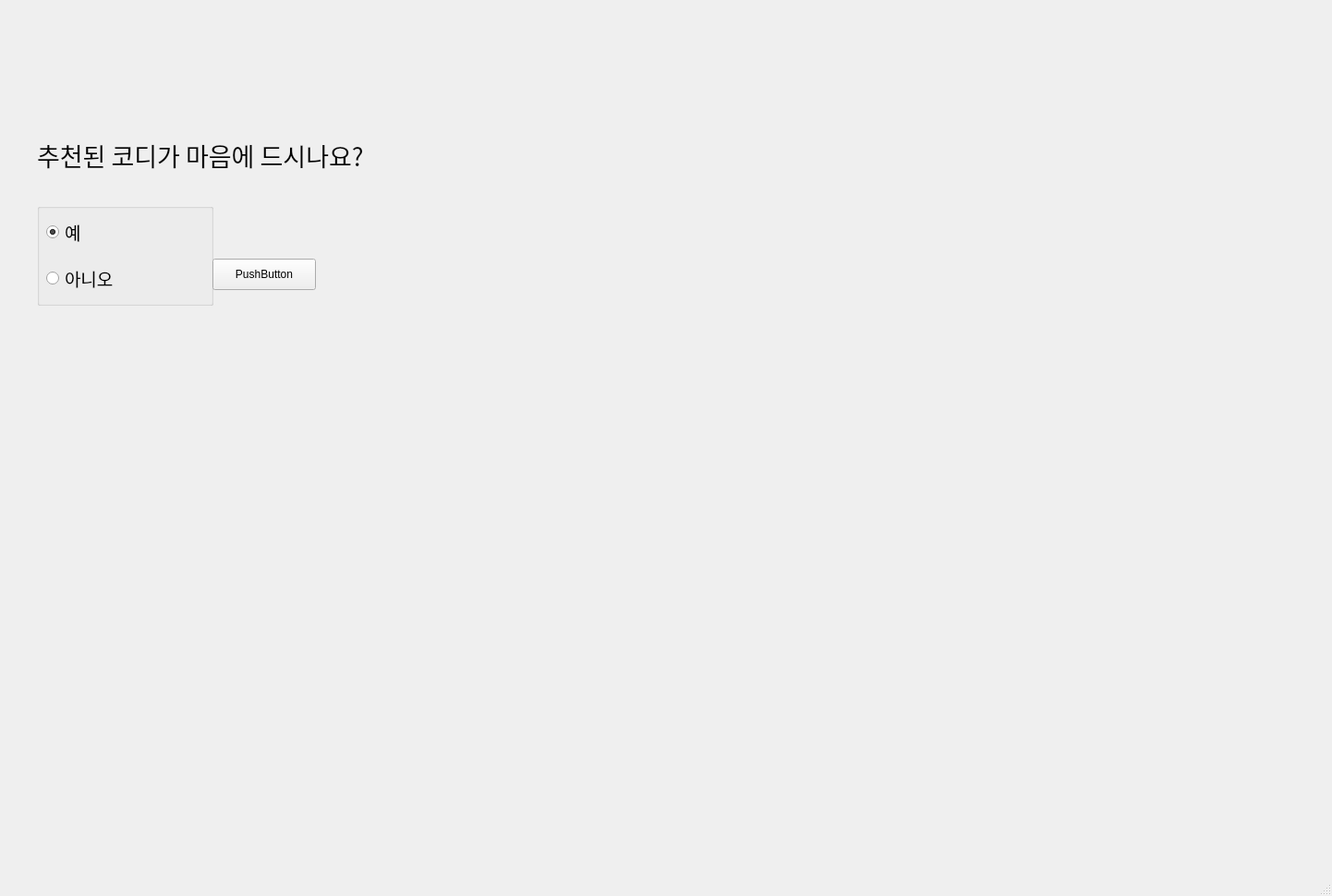
<?xml version="1.0" encoding="UTF-8"?>
<ui version="4.0">
 <class>MainWindow</class>
 <widget class="QMainWindow" name="MainWindow">
  <property name="geometry">
   <rect>
    <x>0</x>
    <y>0</y>
    <width>1442</width>
    <height>970</height>
   </rect>
  </property>
  <property name="windowTitle">
   <string>MainWindow</string>
  </property>
  <widget class="QWidget" name="centralwidget">
   <widget class="QLabel" name="label">
    <property name="geometry">
     <rect>
      <x>40</x>
      <y>340</y>
      <width>551</width>
      <height>411</height>
     </rect>
    </property>
    <property name="font">
     <font>
      <family>굴림</family>
      <pointsize>16</pointsize>
     </font>
    </property>
    <property name="text">
     <string/>
    </property>
    <property name="alignment">
     <set>Qt::AlignLeading|Qt::AlignLeft|Qt::AlignTop</set>
    </property>
   </widget>
   <widget class="QLabel" name="label_2">
    <property name="geometry">
     <rect>
      <x>40</x>
      <y>137</y>
      <width>491</width>
      <height>61</height>
     </rect>
    </property>
    <property name="font">
     <font>
      <family>맑은 고딕</family>
      <pointsize>20</pointsize>
      <weight>50</weight>
      <bold>false</bold>
     </font>
    </property>
    <property name="text">
     <string>추천된 코디가 마음에 드시나요?</string>
    </property>
   </widget>
   <widget class="QGroupBox" name="groupBox">
    <property name="geometry">
     <rect>
      <x>40</x>
      <y>220</y>
      <width>191</width>
      <height>111</height>
     </rect>
    </property>
    <property name="font">
     <font>
      <family>굴림</family>
      <pointsize>14</pointsize>
     </font>
    </property>
    <property name="title">
     <string/>
    </property>
    <widget class="QRadioButton" name="radioButton_yes">
     <property name="geometry">
      <rect>
       <x>10</x>
       <y>20</y>
       <width>130</width>
       <height>22</height>
      </rect>
     </property>
     <property name="font">
      <font>
       <family>굴림</family>
       <pointsize>14</pointsize>
      </font>
     </property>
     <property name="text">
      <string>예</string>
     </property>
     <property name="checked">
      <bool>true</bool>
     </property>
    </widget>
    <widget class="QRadioButton" name="radioButton_no">
     <property name="geometry">
      <rect>
       <x>10</x>
       <y>70</y>
       <width>130</width>
       <height>22</height>
      </rect>
     </property>
     <property name="font">
      <font>
       <family>굴림</family>
       <pointsize>14</pointsize>
      </font>
     </property>
     <property name="text">
      <string>아니오</string>
     </property>
    </widget>
   </widget>
   <widget class="QPushButton" name="pushButton">
    <property name="geometry">
     <rect>
      <x>230</x>
      <y>280</y>
      <width>112</width>
      <height>34</height>
     </rect>
    </property>
    <property name="text">
     <string>PushButton</string>
    </property>
   </widget>
   <widget class="QLabel" name="label2">
    <property name="geometry">
     <rect>
      <x>50</x>
      <y>360</y>
      <width>361</width>
      <height>18</height>
     </rect>
    </property>
    <property name="font">
     <font>
      <family>굴림</family>
      <pointsize>12</pointsize>
     </font>
    </property>
    <property name="text">
     <string/>
    </property>
   </widget>
   <widget class="QLabel" name="label_codi_reference">
    <property name="geometry">
     <rect>
      <x>790</x>
      <y>140</y>
      <width>511</width>
      <height>581</height>
     </rect>
    </property>
    <property name="text">
     <string/>
    </property>
   </widget>
  </widget>
  <widget class="QMenuBar" name="menubar">
   <property name="geometry">
    <rect>
     <x>0</x>
     <y>0</y>
     <width>1442</width>
     <height>21</height>
    </rect>
   </property>
  </widget>
  <widget class="QStatusBar" name="statusbar"/>
 </widget>
 <resources/>
 <connections/>
</ui>
